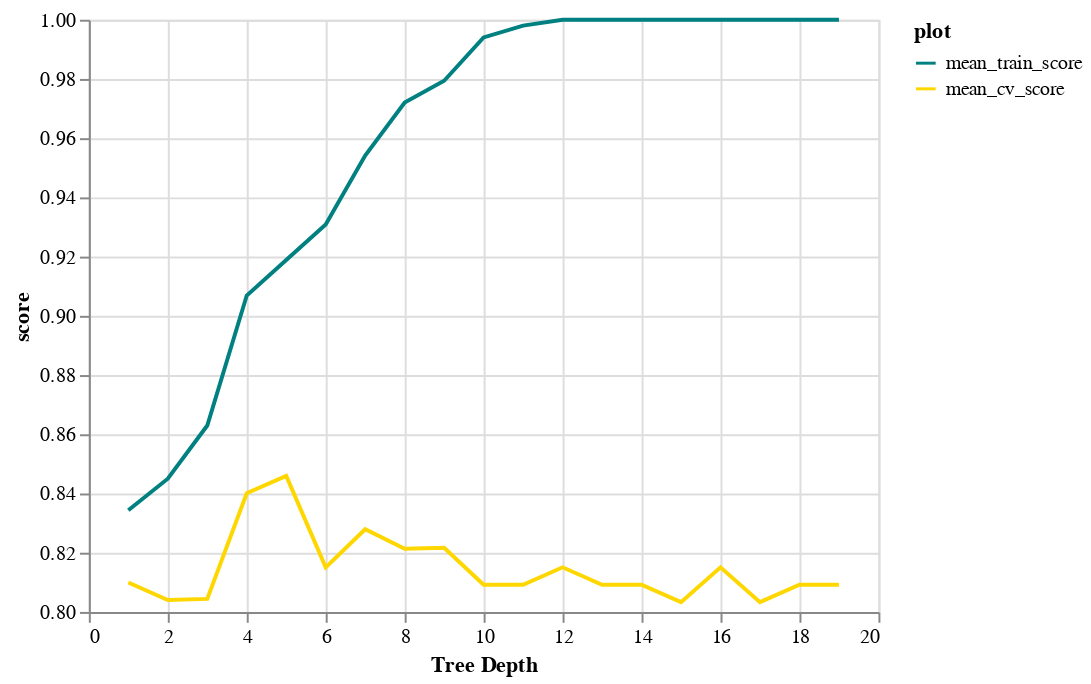

Notebook source saved alongside this figure:
### Code cell
chart1.encode(alt.Y('score:Q', scale=alt.Scale(zero=False)))

### Figure 1 — Vega-Lite specification as saved in the notebook (floating-point values rounded to 4 significant figures)
{"config": {"view": {"continuousWidth": 400, "continuousHeight": 300}}, "data": {"name": "data-3b8eb2d6e2dfbd8d4746595e848c182b"}, "mark": "line", "encoding": {"color": {"type": "nominal", "field": "plot", "scale": {"domain": ["mean_train_score", "mean_cv_score"], "range": ["teal", "gold"]}}, "x": {"type": "quantitative", "axis": {"title": "Tree Depth"}, "field": "depth"}, "y": {"type": "quantitative", "field": "score", "scale": {"zero": false}}}, "$schema": "https://vega.github.io/schema/vega-lite/v4.8.1.json", "datasets": {"data-3b8eb2d6e2dfbd8d4746595e848c182b": [{"depth": 1, "plot": "mean_train_score", "score": 0.8343}, {"depth": 2, "plot": "mean_train_score", "score": 0.845}, {"depth": 3, "plot": "mean_train_score", "score": 0.863}, {"depth": 4, "plot": "mean_train_score", "score": 0.9069}, {"depth": 5, "plot": "mean_train_score", "score": 0.9188}, {"depth": 6, "plot": "mean_train_score", "score": 0.9308}, {"depth": 7, "plot": "mean_train_score", "score": 0.9541}, {"depth": 8, "plot": "mean_train_score", "score": 0.9721}, {"depth": 9, "plot": "mean_train_score", "score": 0.9794}, {"depth": 10, "plot": "mean_train_score", "score": 0.994}, {"depth": 11, "plot": "mean_train_score", "score": 0.998}, {"depth": 12, "plot": "mean_train_score", "score": 1.0}, {"depth": 13, "plot": "mean_train_score", "score": 1.0}, {"depth": 14, "plot": "mean_train_score", "score": 1.0}, {"depth": 15, "plot": "mean_train_score", "score": 1.0}, {"depth": 16, "plot": "mean_train_score", "score": 1.0}, {"depth": 17, "plot": "mean_train_score", "score": 1.0}, {"depth": 18, "plot": "mean_train_score", "score": 1.0}, {"depth": 19, "plot": "mean_train_score", "score": 1.0}, {"depth": 1, "plot": "mean_cv_score", "score": 0.8099}, {"depth": 2, "plot": "mean_cv_score", "score": 0.804}, {"depth": 3, "plot": "mean_cv_score", "score": 0.8044}, {"depth": 4, "plot": "mean_cv_score", "score": 0.8401}, {"depth": 5, "plot": "mean_cv_score", "score": 0.846}, {"depth": 6, "plot": "mean_cv_score", "score": 0.8151}, {"depth": 7, "plot": "mean_cv_score", "score": 0.8279}, {"depth": 8, "plot": "mean_cv_score", "score": 0.8213}, {"depth": 9, "plot": "mean_cv_score", "score": 0.8217}, {"depth": 10, "plot": "mean_cv_score", "score": 0.8092}, {"depth": 11, "plot": "mean_cv_score", "score": 0.8092}, {"depth": 12, "plot": "mean_cv_score", "score": 0.8151}, {"depth": 13, "plot": "mean_cv_score", "score": 0.8092}, {"depth": 14, "plot": "mean_cv_score", "score": 0.8092}, {"depth": 15, "plot": "mean_cv_score", "score": 0.8033}, {"depth": 16, "plot": "mean_cv_score", "score": 0.8151}, {"depth": 17, "plot": "mean_cv_score", "score": 0.8033}, {"depth": 18, "plot": "mean_cv_score", "score": 0.8092}, {"depth": 19, "plot": "mean_cv_score", "score": 0.8092}]}}
